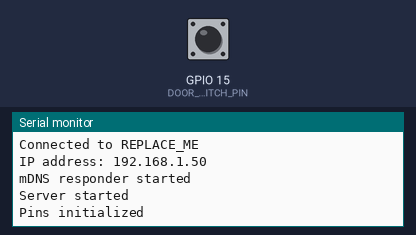
The sketch below on a simulated ESP32. Parts: the last lines printed to the serial monitor. The test bench sets the inputs (shaded band); at power-on: GPIO 15 (DOOR_SWITCH_PIN) HIGH. WiFi joins after 1.5 s; servers stay silent unless stated; uploads are accepted with an empty reply.

Above: at 2.9 s.
3.0 s: GPIO 15 (DOOR_SWITCH_PIN) pulled LOW for 0.15 s
At 4.1 s:
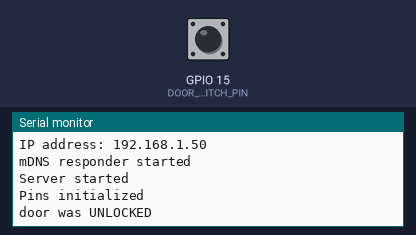
4.7 s: GPIO 15 (DOOR_SWITCH_PIN) pulled LOW for 1 s
At 5.7 s:
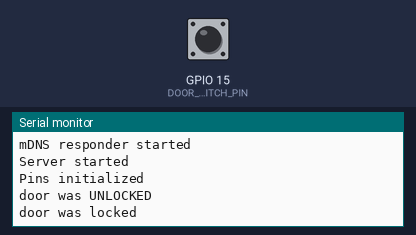

Measured:
- after the input at 3.0 s, the serial monitor: prints a new line after 0.27 s (image 1)
- after the input at 4.7 s, the serial monitor: prints a new line after 0.12 s (image 2)

The sketch:

lights.ino
```cpp
#include <WiFi.h>
#include <WiFiClientSecure.h>
#include <HTTPClient.h>
#include <ArduinoJson.h>
#include <WebServer.h>
#include <ESPmDNS.h>
#include <Update.h>

#define DOOR_SWITCH_PIN 15

const char* host = "REPLACE_ME";
const char* ssid = "REPLACE_ME";
const char* password = "REPLACE_ME";
const char* slackWebhook = "REPLACE_ME";
const char* otaUser = "REPLACE_ME";
const char* otaPassword = "REPLACE_ME";

int doorSwitch = HIGH;
int lastReading = HIGH;
int doorState = 0;
unsigned long lastDebounceTime = 0;
const unsigned long debounceDelay = 100;
bool authenticated = false;

WebServer server(80);

/*
 * Login page
 */

const char* loginIndex =
  "<form method='POST' action='/login'>"
  "<table width='20%' bgcolor='A09F9F' align='center'>"
  "<tr>"
  "<td colspan=2>"
  "<center><font size=4><b>ESP32 Login Page</b></font></center>"
  "<br>"
  "</td>"
  "</tr>"
  "<tr>"
  "<td>Username:</td>"
  "<td><input type='text' size=25 name='userid'><br></td>"
  "</tr>"
  "<tr>"
  "<td>Password:</td>"
  "<td><input type='Password' size=25 name='pwd'><br></td>"
  "</tr>"
  "<tr>"
  "<td><input type='submit' value='Login'></td>"
  "</tr>"
  "</table>"
  "</form>";

/*
 * Server Index Page
 */

const char* serverIndex =
  "<script src='https://ajax.googleapis.com/ajax/libs/jquery/3.2.1/jquery.min.js'></script>"
  "<form method='POST' action='#' enctype='multipart/form-data' id='upload_form'>"
  "<input type='file' name='update'>"
  "<input type='submit' value='Update'>"
  "</form>"
  "<div id='prg'>progress: 0%</div>"
  "<script>"
  "$('form').submit(function(e){"
  "e.preventDefault();"
  "var form = $('#upload_form')[0];"
  "var data = new FormData(form);"
  " $.ajax({"
  "url: '/update',"
  "type: 'POST',"
  "data: data,"
  "contentType: false,"
  "processData:false,"
  "xhr: function() {"
  "var xhr = new window.XMLHttpRequest();"
  "xhr.upload.addEventListener('progress', function(evt) {"
  "if (evt.lengthComputable) {"
  "var per = evt.loaded / evt.total;"
  "$('#prg').html('progress: ' + Math.round(per*100) + '%');"
  "}"
  "}, false);"
  "return xhr;"
  "},"
  "success:function(d, s) {"
  "console.log('success!')"
  "},"
  "error: function (a, b, c) {"
  "}"
  "});"
  "});"
  "</script>";

/*
 * setup function
 */
void setup(void) {
  Serial.begin(115200);

  // Connect to WiFi network
  WiFi.begin(ssid, password);
  Serial.println("");

  // Wait for connection
  while (WiFi.status() != WL_CONNECTED) {
    delay(500);
    Serial.print(".");
  }
  Serial.println("");
  Serial.print("Connected to ");
  Serial.println(ssid);
  Serial.print("IP address: ");
  Serial.println(WiFi.localIP());

  /*use mdns for host name resolution*/
  if (!MDNS.begin(host)) {  //http://esp32.local
    Serial.println("Error setting up MDNS responder!");
    while (1) {
      delay(1000);
    }
  }
  Serial.println("mDNS responder started");

  /*return index page which is stored in loginIndex */
  server.on("/", HTTP_GET, []() {
    server.sendHeader("Connection", "close");
    server.send(200, "text/html", loginIndex);
  });
  /* server-side authentication */
  server.on("/login", HTTP_POST, []() {
    if (server.arg("userid") == otaUser && server.arg("pwd") == otaPassword) {
      authenticated = true;
      server.sendHeader("Connection", "close");
      server.send(200, "text/html", serverIndex);
    } else {
      server.send(401, "text/plain", "Authentication failed");
    }
  });
  server.on("/serverIndex", HTTP_GET, []() {
    if (!authenticated) {
      server.send(401, "text/plain", "Not authenticated");
      return;
    }
    server.sendHeader("Connection", "close");
    server.send(200, "text/html", serverIndex);
  });
  /*handling uploading firmware file */
  server.on(
    "/update", HTTP_POST, []() {
      if (!authenticated) {
        server.send(401, "text/plain", "Not authenticated");
        return;
      }
      server.sendHeader("Connection", "close");
      server.send(200, "text/plain", (Update.hasError()) ? "FAIL" : "OK");
      ESP.restart();
    },
    []() {
      if (!authenticated) {
        return;
      }
      HTTPUpload& upload = server.upload();
      if (upload.status == UPLOAD_FILE_START) {
        Serial.printf("Update: %s\n", upload.filename.c_str());
        if (!Update.begin(UPDATE_SIZE_UNKNOWN)) {
          Update.printError(Serial);
        }
      } else if (upload.status == UPLOAD_FILE_WRITE) {
        if (Update.write(upload.buf, upload.currentSize) != upload.currentSize) {
          Update.printError(Serial);
        }
      } else if (upload.status == UPLOAD_FILE_END) {
        if (Update.end(true)) {
          Serial.printf("Update Success: %u\nRebooting...\n", upload.totalSize);
        } else {
          Update.printError(Serial);
        }
      }
    });
  server.begin();
  Serial.println("Server started");

  // initialize pins
  pinMode(DOOR_SWITCH_PIN, INPUT_PULLUP);
  Serial.println("Pins initialized");

  sendSlackMessage("The front door circuit just restarted!");
}

void sendSlackMessage(String message) {
  WiFiClientSecure client;
  client.setInsecure();

  HTTPClient http;

  // Prepare message
  DynamicJsonDocument doc(2048);
  doc["text"] = message;

  // Serialize Message
  String json;
  serializeJson(doc, json);

  // Send request
  http.begin(client, slackWebhook);
  http.addHeader("Content-Type", "application/json");
  http.POST(json);

  // Print the response
  Serial.println(http.getString());

  // Disconnect
  http.end();
}

void loop(void) {
  server.handleClient();

  // Reconnect WiFi if disconnected
  if (WiFi.status() != WL_CONNECTED) {
    Serial.println("WiFi disconnected, reconnecting...");
    WiFi.reconnect();
    unsigned long reconnectStart = millis();
    while (WiFi.status() != WL_CONNECTED && millis() - reconnectStart < 10000) {
      delay(500);
      Serial.print(".");
    }
    if (WiFi.status() == WL_CONNECTED) {
      Serial.println("\nReconnected to WiFi");
    } else {
      Serial.println("\nReconnection failed, will retry next loop");
    }
  }

  // read from door switch with debouncing
  int reading = digitalRead(DOOR_SWITCH_PIN);

  if (reading != lastReading) {
    lastDebounceTime = millis();
  }

  if ((millis() - lastDebounceTime) > debounceDelay && reading != doorSwitch) {
    doorSwitch = reading;

    if (doorSwitch == HIGH && doorState == 0) {
      doorState = 1;
      Serial.println("door was UNLOCKED");
      sendSlackMessage("The front door was unlocked! Come on in!");
    } else if (doorSwitch == LOW && doorState == 1) {
      doorState = 0;
      Serial.println("door was locked");
      sendSlackMessage("The front door was locked, bye everyone!");
    }
  }

  lastReading = reading;

  delay(50);
}
```
